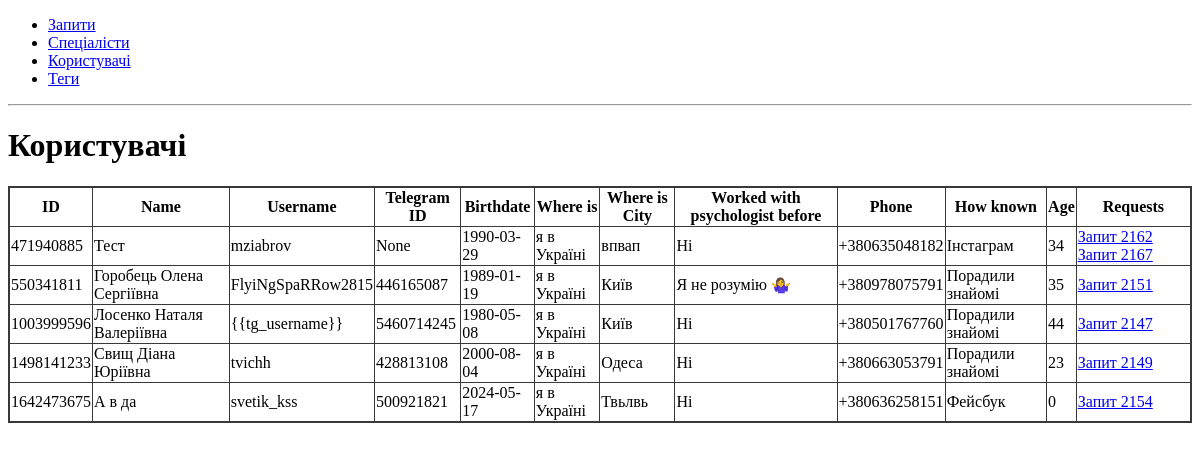
/users/, run on the app's committed database.
### app/users/models.py (models this page shows, shortened)
class User(db.Model):
    id = db.Column(db.Integer, primary_key=True)
    name = db.Column(db.String(80), unique=True, nullable=False)
    username = db.Column(db.String(80), unique=True)
    telegram_id = db.Column(db.Integer, unique=True)
    birthdate = db.Column(db.Date, nullable=False)
    where_is = db.Column(db.String(80), nullable=False)
    where_is_city = db.Column(db.String(80), nullable=False)
    worked_with_psychologist_before = db.Column(db.String(80), nullable=False)
    phone = db.Column(db.String(80), nullable=False)
    how_known = db.Column(db.String(80), nullable=False)
    age = db.Column(db.Integer)

### app/requests/models.py (models this page shows, shortened)
class Request(db.Model):
    id = db.Column(db.Integer, primary_key=True)
    created_date = db.Column(db.DateTime, nullable=False)
    user_full_name = db.Column(db.String(80), nullable=False)
    user_username = db.Column(db.String(80))
    user_telegram_id = db.Column(db.Integer)
    user_birthdate = db.Column(db.Date, nullable=False)
    user_where_is = db.Column(db.String(80), nullable=False)
    user_where_is_city = db.Column(db.String(80), nullable=False)
    user_worked_with_psychologist_before = db.Column(db.String(80), nullable=False)
    help_type = db.Column(db.String(80), nullable=False)
    user_how_known = db.Column(db.String(80), nullable=False)
    user_phone = db.Column(db.Integer, nullable=False)
    request_type = db.Column(db.String(80), nullable=False)
    tag_id = db.Column(db.Integer, db.ForeignKey("tag.id"), nullable=True)
    tag = db.relationship("Tag", backref="requests")
    user_age = db.Column(db.Integer)
    request_name = db.Column(db.String(80))
    user_id = db.Column(db.Integer, db.ForeignKey("user.id"), nullable=False)
    user = db.relationship("User", backref="requests")
    specialist_id = db.Column(db.Integer, db.ForeignKey("specialist.id"), nullable=True)
    specialist = db.relationship("Specialist", backref="requests")
    message_id = db.Column(db.Integer)
    def __repr__(self):
        return f"Запит {self.id}"

### app/users/routes.py (the view)
@bp.route('/')
def users():
    return render_template('users.html', users=User.query.all())

### app/users/templates/users.html
{% extends 'base.html' %}
{% block content %}
<h1>Користувачі</h1>
{% include 'users_table.html' %}
{% endblock %}

### app/users/templates/users_table.html
<table id="users">
    <thead>
        <tr>
            <th>ID</th>
            <th>Name</th>
            <th>Username</th>
            <th>Telegram ID</th>
            <th>Birthdate</th>
            <th>Where is</th>
            <th>Where is City</th>
            <th>Worked with psychologist before</th>
            <th>Phone</th>
            <th>How known</th>
            <th>Age</th>
            <th>Requests</th>
        </tr>
    </thead>
    <tbody>
        {% for user in users %}
        <tr>
            <td>{{ user.id }}</td>
            <td>{{ user.name }}</td>
            <td>{{ user.username }}</td>
            <td>{{ user.telegram_id }}</td>
            <td>{{ user.birthdate }}</td>
            <td>{{ user.where_is }}</td>
            <td>{{ user.where_is_city }}</td>
            <td>{{ user.worked_with_psychologist_before }}</td>
            <td>{{ user.phone }}</td>
            <td>{{ user.how_known }}</td>
            <td>{{ user.age }}</td>
            <td>
                {% for request in user.requests %}
                <a href="{{ url_for('requests.request_card', request_id=request.id) }}">{{ request }}</a>
                {% endfor %}
            </td>
        </tr>
        {% endfor %}
    </tbody>
</table>

### app/static/style.css (style rules this page uses)
table { border: 2px solid #393939; border-collapse: collapse; }
th, td { border: 0.5px solid #393939; }

### data on the page
User: id "471940885", name "Тест", username "mziabrov", telegram_id "None", birthdate "1990-03-29", where_is "я в Україні", where_is_city "впвап", worked_with_psychologist_before "Ні", phone "+380635048182", how_known "Інстаграм", age "34"
Request: id "Запит 2162"
Request: id "Запит 2167"
User: id "550341811", name "Горобець Олена Сергіївна", username "FlyiNgSpaRRow2815", telegram_id "446165087", birthdate "1989-01-19", where_is "я в Україні", where_is_city "Київ", worked_with_psychologist_before "Я не розумію 🤷‍♀️", phone "+380978075791", how_known "Порадили знайомі", age "35"
Request: id "Запит 2151"
User: id "1003999596", name "Лосенко Наталя Валеріївна", username "{{tg_username}}", telegram_id "5460714245", birthdate "1980-05-08", where_is "я в Україні", where_is_city "Київ", worked_with_psychologist_before "Ні", phone "+380501767760", how_known "Порадили знайомі", age "44"
Request: id "Запит 2147"
User: id "1498141233", name "Свищ Діана Юріївна", username "tvichh", telegram_id "428813108", birthdate "2000-08-04", where_is "я в Україні", where_is_city "Одеса", worked_with_psychologist_before "Ні", phone "+380663053791", how_known "Порадили знайомі", age "23"
Request: id "Запит 2149"
User: id "1642473675", name "А в да", username "svetik_kss", telegram_id "500921821", birthdate "2024-05-17", where_is "я в Україні", where_is_city "Твьлвь", worked_with_psychologist_before "Ні", phone "+380636258151", how_known "Фейсбук", age "0"
Request: id "Запит 2154"
